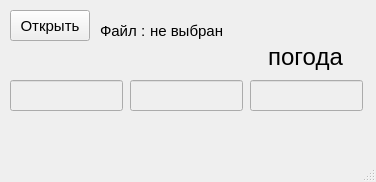
<?xml version="1.0" encoding="UTF-8"?>
<ui version="4.0">
 <class>MainWindow</class>
 <widget class="QMainWindow" name="MainWindow">
  <property name="geometry">
   <rect>
    <x>0</x>
    <y>0</y>
    <width>376</width>
    <height>182</height>
   </rect>
  </property>
  <property name="windowTitle">
   <string>MainWindow</string>
  </property>
  <widget class="QWidget" name="centralwidget">
   <widget class="QLabel" name="label">
    <property name="geometry">
     <rect>
      <x>150</x>
      <y>20</y>
      <width>221</width>
      <height>21</height>
     </rect>
    </property>
    <property name="font">
     <font>
      <pointsize>11</pointsize>
     </font>
    </property>
    <property name="text">
     <string>не выбран</string>
    </property>
   </widget>
   <widget class="QPushButton" name="pushButton">
    <property name="geometry">
     <rect>
      <x>10</x>
      <y>10</y>
      <width>80</width>
      <height>31</height>
     </rect>
    </property>
    <property name="font">
     <font>
      <pointsize>11</pointsize>
     </font>
    </property>
    <property name="text">
     <string>Открыть</string>
    </property>
   </widget>
   <widget class="QLabel" name="label_2">
    <property name="geometry">
     <rect>
      <x>100</x>
      <y>20</y>
      <width>81</width>
      <height>21</height>
     </rect>
    </property>
    <property name="font">
     <font>
      <pointsize>11</pointsize>
     </font>
    </property>
    <property name="text">
     <string>Файл :</string>
    </property>
   </widget>
   <widget class="QLineEdit" name="lineEdit">
    <property name="enabled">
     <bool>false</bool>
    </property>
    <property name="geometry">
     <rect>
      <x>10</x>
      <y>80</y>
      <width>113</width>
      <height>31</height>
     </rect>
    </property>
    <property name="font">
     <font>
      <pointsize>18</pointsize>
     </font>
    </property>
    <property name="toolTip">
     <string/>
    </property>
    <property name="alignment">
     <set>Qt::AlignCenter</set>
    </property>
    <property name="readOnly">
     <bool>false</bool>
    </property>
   </widget>
   <widget class="QLineEdit" name="lineEdit_4">
    <property name="enabled">
     <bool>false</bool>
    </property>
    <property name="geometry">
     <rect>
      <x>130</x>
      <y>80</y>
      <width>113</width>
      <height>31</height>
     </rect>
    </property>
    <property name="font">
     <font>
      <pointsize>18</pointsize>
     </font>
    </property>
    <property name="alignment">
     <set>Qt::AlignCenter</set>
    </property>
   </widget>
   <widget class="QLineEdit" name="lineEdit_5">
    <property name="enabled">
     <bool>false</bool>
    </property>
    <property name="geometry">
     <rect>
      <x>250</x>
      <y>80</y>
      <width>113</width>
      <height>31</height>
     </rect>
    </property>
    <property name="font">
     <font>
      <pointsize>18</pointsize>
     </font>
    </property>
    <property name="alignment">
     <set>Qt::AlignCenter</set>
    </property>
   </widget>
   <widget class="QLabel" name="label_3">
    <property name="geometry">
     <rect>
      <x>10</x>
      <y>50</y>
      <width>111</width>
      <height>21</height>
     </rect>
    </property>
    <property name="font">
     <font>
      <pointsize>18</pointsize>
     </font>
    </property>
    <property name="text">
     <string/>
    </property>
    <property name="alignment">
     <set>Qt::AlignCenter</set>
    </property>
   </widget>
   <widget class="QLabel" name="label_4">
    <property name="geometry">
     <rect>
      <x>130</x>
      <y>50</y>
      <width>111</width>
      <height>21</height>
     </rect>
    </property>
    <property name="font">
     <font>
      <pointsize>18</pointsize>
     </font>
    </property>
    <property name="text">
     <string/>
    </property>
    <property name="alignment">
     <set>Qt::AlignCenter</set>
    </property>
   </widget>
   <widget class="QLabel" name="label_5">
    <property name="geometry">
     <rect>
      <x>250</x>
      <y>50</y>
      <width>111</width>
      <height>21</height>
     </rect>
    </property>
    <property name="font">
     <font>
      <pointsize>18</pointsize>
     </font>
    </property>
    <property name="text">
     <string>погода</string>
    </property>
    <property name="alignment">
     <set>Qt::AlignBottom|Qt::AlignHCenter</set>
    </property>
   </widget>
  </widget>
  <widget class="QMenuBar" name="menubar">
   <property name="geometry">
    <rect>
     <x>0</x>
     <y>0</y>
     <width>376</width>
     <height>21</height>
    </rect>
   </property>
  </widget>
  <widget class="QStatusBar" name="statusbar"/>
 </widget>
 <resources/>
 <connections/>
</ui>
